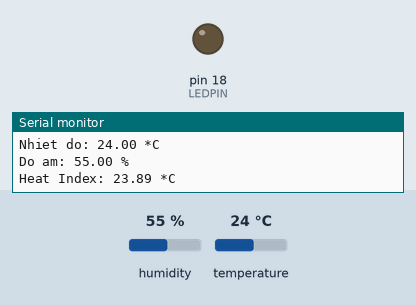
The sketch below on a simulated Arduino Uno, built with avr-gcc and run on an emulated ATmega328P. Shown: output pins drawn as LEDs (lit = HIGH), the last lines printed to the serial monitor. The test bench sets the inputs (shaded band); at power-on: temperature 24 °C, humidity 55 %.

Above: at 2.8 s.
2.9 s: temperature set to 21 °C
5.6 s: temperature set to 18 °C
At 7.2 s:
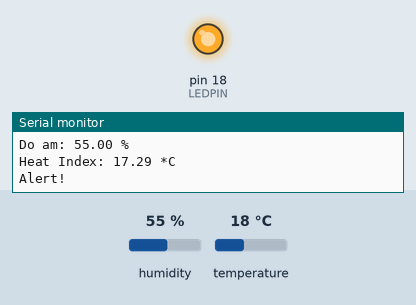
Timing chart, 0 to 8.7 s (numbered marks = the images above; inputs shaded):
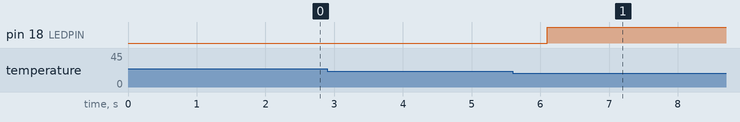

The sketch:

cau1.ino
```cpp
// VCC: 3.3V
// Data: chan 34
// GND: GND
// Den canh bao: chan 18

#include "DHT.h"
#define DHTTYPE DHT11

const int DHTPIN = 4;
const int LEDPIN = 18;

DHT dht(DHTPIN, DHTTYPE); // quan ly toan bo qua trinh giao tiep voi cam bien

const float HIGH_TEMP = 26.0;
const float LOW_TEMP = 20.0;

void setup() {
  // put your setup code here, to run once:
  Serial.begin(115200);
  dht.begin();
  pinMode(LEDPIN, OUTPUT);
  digitalWrite(LEDPIN, LOW);
  Serial.println("Starting read DHT...");
}

void loop() {
  // put your main code here, to run repeatedly:
  float h = dht.readHumidity();
  float t = dht.readTemperature();
  float f = dht.readTemperature(true);

  if (isnan(h) || isnan(t) || isnan(f)) {
    Serial.println("Error!");
    delay(2000);
    return;
  }
  float hif = dht.computeHeatIndex(t, h, false);

  Serial.println("Nhiet do: " + String(t) + " *C");
  Serial.println("Do am: " + String(h) + " %");
  Serial.println("Heat Index: " + String(hif) + " *C");

  if (t > HIGH_TEMP || t < LOW_TEMP) {
    digitalWrite(LEDPIN, HIGH);
    Serial.println("Alert!");
  } else {
    digitalWrite(LEDPIN, LOW);
  }
  delay(2000);
}
```

Measured:
- the behaviour switches between 20 and 19 °C on temperature (found by bisection; images 0 and 1)
- after the input at 5.6 s, pin 18 (LEDPIN): LOW → HIGH after 0.50 s
